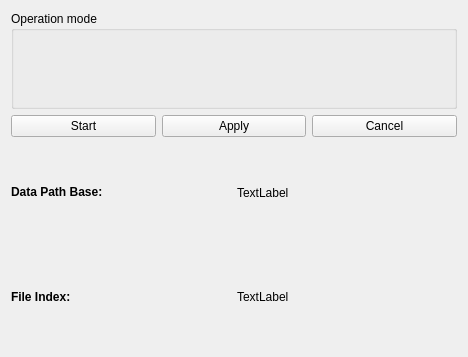
<?xml version="1.0" encoding="UTF-8"?>
<ui version="4.0">
 <class>widget_container</class>
 <widget class="QWidget" name="widget_container">
  <property name="geometry">
   <rect>
    <x>0</x>
    <y>0</y>
    <width>468</width>
    <height>357</height>
   </rect>
  </property>
  <property name="windowTitle">
   <string>Form</string>
  </property>
  <layout class="QVBoxLayout" name="verticalLayout_2">
   <item>
    <layout class="QVBoxLayout" name="verticalLayout">
     <item>
      <widget class="QGroupBox" name="operation_mode_groupbox">
       <property name="title">
        <string>Operation mode</string>
       </property>
      </widget>
     </item>
     <item>
      <layout class="QHBoxLayout" name="horizontalLayout">
       <property name="sizeConstraint">
        <enum>QLayout::SetFixedSize</enum>
       </property>
       <item>
        <widget class="QPushButton" name="start_button">
         <property name="text">
          <string>Start</string>
         </property>
        </widget>
       </item>
       <item>
        <widget class="QPushButton" name="apply_button">
         <property name="text">
          <string>Apply</string>
         </property>
        </widget>
       </item>
       <item>
        <widget class="QPushButton" name="cancel_button">
         <property name="text">
          <string>Cancel</string>
         </property>
        </widget>
       </item>
      </layout>
     </item>
     <item>
      <layout class="QHBoxLayout" name="horizontalLayout_2">
       <property name="sizeConstraint">
        <enum>QLayout::SetFixedSize</enum>
       </property>
       <item>
        <widget class="QLabel" name="label_2">
         <property name="text">
          <string>&lt;html&gt;&lt;head/&gt;&lt;body&gt;&lt;p&gt;&lt;span style=&quot; font-weight:600;&quot;&gt;Data Path Base:&lt;/span&gt;&lt;/p&gt;&lt;/body&gt;&lt;/html&gt;</string>
         </property>
        </widget>
       </item>
       <item>
        <widget class="QLabel" name="data_path_base_label">
         <property name="text">
          <string>TextLabel</string>
         </property>
        </widget>
       </item>
      </layout>
     </item>
     <item>
      <layout class="QHBoxLayout" name="horizontalLayout_3">
       <property name="sizeConstraint">
        <enum>QLayout::SetFixedSize</enum>
       </property>
       <item>
        <widget class="QLabel" name="label">
         <property name="text">
          <string>&lt;html&gt;&lt;head/&gt;&lt;body&gt;&lt;p&gt;&lt;span style=&quot; font-weight:600;&quot;&gt;File Index:&lt;/span&gt;&lt;/p&gt;&lt;/body&gt;&lt;/html&gt;</string>
         </property>
        </widget>
       </item>
       <item>
        <widget class="QLabel" name="file_index_label">
         <property name="text">
          <string>TextLabel</string>
         </property>
        </widget>
       </item>
      </layout>
     </item>
    </layout>
   </item>
  </layout>
 </widget>
 <resources/>
 <connections/>
</ui>
